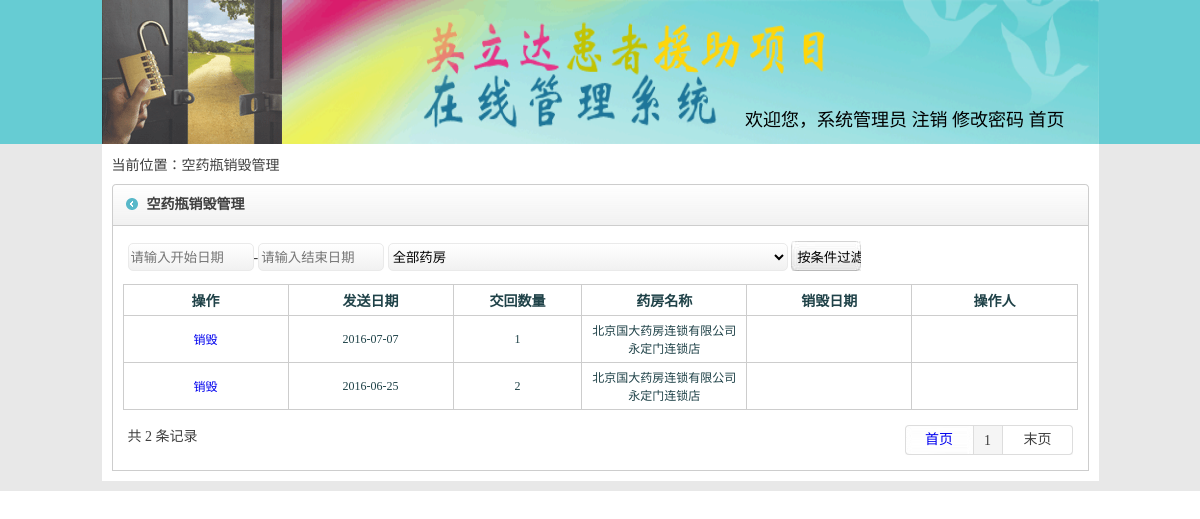
/cfckpjhxhgl.php (signed in), run on the app's committed database.
### tables this page shows
CREATE TABLE `gdkphsh` (
  `id` int(11) NOT NULL,
  `yshxm` varchar(100) NOT NULL,
  `fshrq` varchar(100) NOT NULL,
  `xhrq` varchar(100) DEFAULT NULL,
  `czr` varchar(100) DEFAULT NULL,
  `shl` varchar(100) NOT NULL,
  `zht` varchar(100) NOT NULL,
  `yfmch` varchar(100) DEFAULT NULL
);

### cfckpjhxhgl.php (the view, shortened to what this page needs)
<?php session_start();
$pagesize=10;
$html_title="空药瓶销毁管理";
include('spap_head.php');
?>
  <div class="main"><?php ?>
    <div class="insmain">
      <div class="thislink">当前位置：<?php echo $html_title;?></div>
      <div class="inwrap flt top">
        <div class="title w977 flt">
          <strong><?php echo $html_title;?></strong><span></span>
        </div>
        <div class="incontact w955 flt">
          <table width="100%" border="0" cellspacing="0" cellpadding="5">
            <tr>
              <td>
                <div class="insinsins" style="width:100%;">
                  <span>
<input type="text" id="KaishiRiqi" name="KaishiRiqi" readonly="readonly" placeholder="请输入开始日期"  size="12" value="" class="grd-white" style="width:120px" />-<input type="text" id="JiezhiRiqi" name="JiezhiRiqi" readonly="readonly" placeholder="请输入结束日期" size="12" value="" class="grd-white" style="width:120px" />
<select id="YaoFangId" name="YaoFangId" style="width:400px;" class="grd-white2">
<?php
if($_GET[yf]==""){
?>
<option selected="selected" value="">全部药房</option>
<?php
}else{
?>
<option selected="selected" value="<?php echo $_GET[yf];?>"><?php echo $_GET[yf];?></option>
<option value="">全部药房</option>
<?php
}
?>
</select>
<input type="button" value="按条件过滤" onclick="guolv();" class="uusub2" />
                  </span>
                </div>
              </td>
            </tr>
          </table>
          <table width="100%" border="0" cellpadding="5" cellspacing="1" bgcolor="#cdcdcd">
            <tr style="color:#1f4248; font-weight:bold; height:30px;">
              <td width="9%" align="center" bgcolor="#FFFFFF">操作</td>
              <td width="9%" align="center" bgcolor="#FFFFFF">发送日期</td>
              <td width="7%" align="center" bgcolor="#FFFFFF">交回数量</td>
              <td width="9%" align="center" bgcolor="#FFFFFF">药房名称</td>
              <td width="9%" align="center" bgcolor="#FFFFFF">销毁日期</td>
              <td width="9%" align="center" bgcolor="#FFFFFF">操作人</td>
            </tr>
<?php
  $sql = "SELECT * FROM `gdkphsh` order by id DESC limit $page $pagesize ";
  $Query_ID = mysql_query($sql);
  while($Record = mysql_fetch_array($Query_ID)){
    echo "<tr style=\"color:#1f4248; font-size:12px;\"><td align=\"center\" bgcolor=\"#FFFFFF\">";
    if($Record[6]>0){
    echo "<a href='/cfckpjhxhglac.php?id=".$Record[0]."'>销毁</a>";
    }else{ echo "已销毁";}
    echo "</td><td align=\"center\" bgcolor=\"#FFFFFF\">".$Record[2]."</td><td align=\"center\" bgcolor=\"#FFFFFF\">".$Record[5]."</td><td align=\"center\" bgcolor=\"#FFFFFF\">";
    echo $Record[7];
    echo "</td><td align=\"center\" bgcolor=\"#FFFFFF\">".$Record[3]."</td><td align=\"center\" bgcolor=\"#FFFFFF\">";
    echo "</td></tr>";
  }
?>
          </table>
          <table width="100%" border="0" cellspacing="0" cellpadding="5" class="top">
            <tr>
              <td>
           <?php
include('pagefy.php');
          ?>
              </td>
            </tr>
          </table>
        </div>
      </div>
    </div>
  </div><?php ?>
</div><?php ?>
</body>
</html>

### style/style.css (style rules this page uses)
.wrap .main { width:997px; margin:0 auto; }
.wrap .main .insmain { width:977px; margin:0 auto; color:#3f3f3f; height:auto; float:left; padding:10px; background:#ffffff; margin-bottom:10px; }
.w977 { width:977px; }
.w955 { width:955px; }
.flt { float:left; }
.wrap .main .insmain .inwrap { width:977px; }
.top { margin-top:10px; }
.wrap .main .insmain .inwrap .title { background:url(../images/main_title_bg.gif) right top no-repeat; height:42px; vertical-align:middle; line-height:42px; }
.wrap .main .insmain .inwrap .title strong { width:auto; float:left; padding-left:35px; background:url(../images/main_title_bg.gif) left top no-repeat; }
.wrap .main .insmain .inwrap .incontact { border-left:1px #cdcdcd solid; border-right:1px #cdcdcd solid; padding:10px; border-bottom:1px #cdcdcd solid; }
.wrap .main .insmain .inwrap .incontact .insinsins { width:auto; float:left; height:auto; margin-bottom:8px; margin-right:10px; }
.wrap .main .insmain .inwrap .incontact .insinsins span { line-height:24px; vertical-align:middle; float:left; }
.grd-white { background: #ffffff; height:24px; background: -moz-linear-gradient(top, #ffffff 0%, #f1f1f1 100%); background: -webkit-gradient(linear, left top, left bottom, color-stop(0%,#ffffff), color-stop(100%,#f1f1f1)); background: -webkit-linear-gradient(top, #ffffff 0%,#f1f1f1 100%); background: -o-linear-gradient(top, #ffffff 0%,#f1f1f1 100%); background: -ms-linear-gradient(top, #ffffff 0%,#f1f1f1 100%); background: linear-gradient(to bottom, #ffffff 0%,#f1f1f1 100%); filter: progid:DXImageTransform.Microsoft.gradient( startColorstr='#ffffff', endColorstr='#f1f1f1',GradientType=0 ); border: 1px solid #eaeaea; border-radius: 5px; }
.grd-white2 { background: #ffffff; height:28px; background: -moz-linear-gradient(top, #ffffff 0%, #f1f1f1 100%); background: -webkit-gradient(linear, left top, left bottom, color-stop(0%,#ffffff), color-stop(100%,#f1f1f1)); background: -webkit-linear-gradient(top, #ffffff 0%,#f1f1f1 100%); background: -o-linear-gradient(top, #ffffff 0%,#f1f1f1 100%); background: -ms-linear-gradient(top, #ffffff 0%,#f1f1f1 100%); background: linear-gradient(to bottom, #ffffff 0%,#f1f1f1 100%); filter: progid:DXImageTransform.Microsoft.gradient( startColorstr='#ffffff', endColorstr='#f1f1f1',GradientType=0 ); border: 1px solid #eaeaea; border-radius: 5px; }
.uusub2 { background:url(../images/sub02.jpg) top left no-repeat; width:70px; height:30px; border:0px; }

### style/master.css (style rules this page uses)
body { margin-left: 0px; margin-top: 0px; margin-right: 0px; margin-bottom: 0px; }
a:link { text-decoration: none; }

### data on the page
gdkphsh: fshrq "2016-07-07", shl "1", yfmch "北京国大药房连锁有限公司永定门连锁店"
gdkphsh: fshrq "2016-06-25", shl "2", yfmch "北京国大药房连锁有限公司永定门连锁店"

### other printed values
$_SESSION[yhname] "系统管理员"
$html_title "空药瓶销毁管理"
$num "2"
